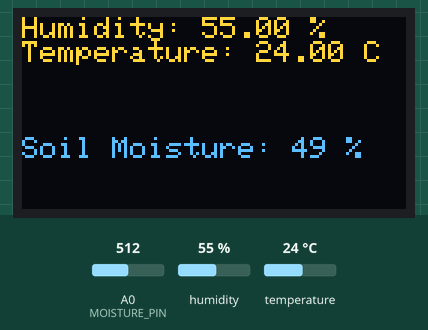
A sketch run on a simulated Arduino Uno, built with avr-gcc and run on an emulated ATmega328P. On the bench: 128×64 one-colour display. Inputs (shaded band) come from the test bench; at power-on: humidity 55 %, A0 (MOISTURE_PIN) = 512, temperature 24 °C. The OLED is the two-colour kind (top 16 rows yellow); what the sketch prints to the serial monitor is not drawn.

Above: at 4.7 s.
4.8 s: humidity set to 22 %
At 6.9 s:
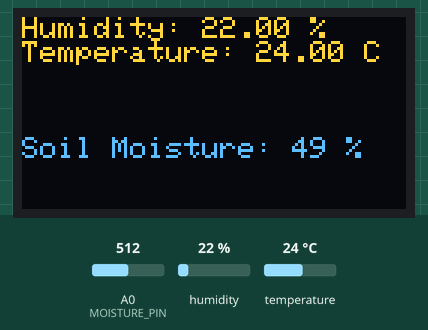
7.8 s: A0 (MOISTURE_PIN) set to 716
At 9.4 s:
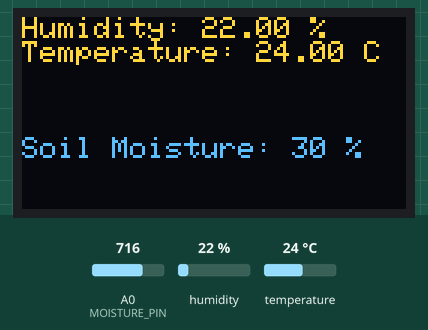
10.8 s: temperature set to 12 °C
At 13.1 s:
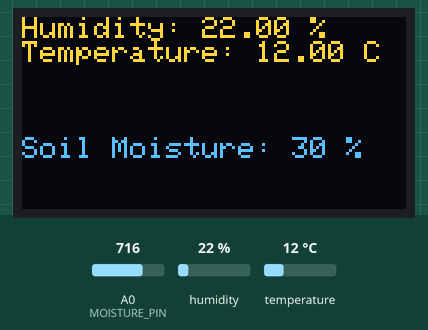
13.8 s: A0 (MOISTURE_PIN) set to 900
At 15.6 s:
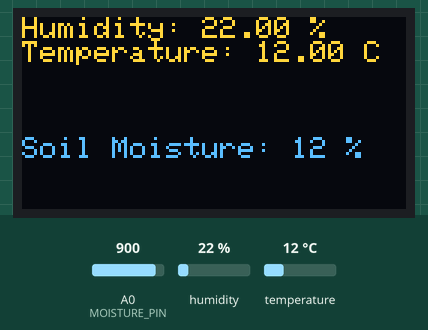
16.8 s: humidity set to 40 %
At 19.3 s:
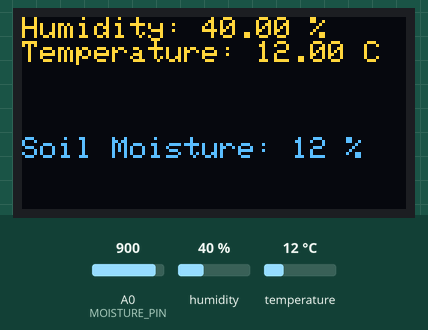
20.0 s: A0 (MOISTURE_PIN) set to 1023
At 21.7 s:
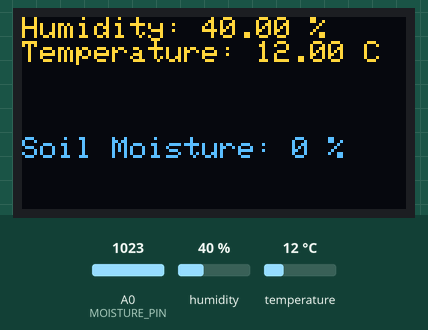
Timing chart, 0 to 23.2 s (numbered marks = the images above; inputs shaded):
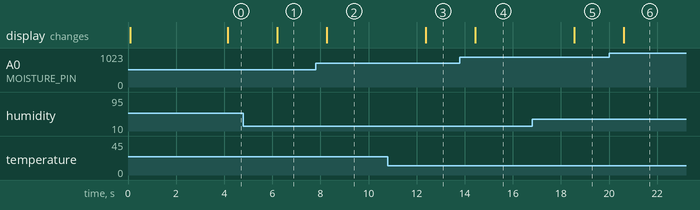

The sketch:

DHT11_SoilMoisture_OLED_Display.ino
```cpp
#include <SPI.h>
#include <Wire.h>
#include <Adafruit_GFX.h>
#include <Adafruit_SSD1306.h>
#include <DHT.h>

// Define the DHT sensor type and pin
#define DHTPIN 7      // Pin where the DHT11 is connected
#define DHTTYPE DHT11 // DHT11 sensor type

// Define OLED display size
#define SCREEN_WIDTH 128
#define SCREEN_HEIGHT 64

// Define the SPI pins for the OLED screen
#define OLED_MOSI    9  // Connect to D1 (SDA) on OLED
#define OLED_CLK     10 // Connect to D0 (SCL) on OLED
#define OLED_DC      11 // Connect to DC on OLED
#define OLED_CS      12 // Connect to CS on OLED
#define OLED_RESET   13 // Connect to RST on OLED

// Create instances for DHT and OLED display
DHT dht(DHTPIN, DHTTYPE);
Adafruit_SSD1306 display(SCREEN_WIDTH, SCREEN_HEIGHT, OLED_MOSI, OLED_CLK, OLED_DC, OLED_RESET, OLED_CS);

// Define the soil moisture sensor pin
#define MOISTURE_PIN A0 // Soil moisture sensor connected to pin A0

void setup() {
  // Start serial communication (optional for debugging)
  Serial.begin(9600);

  // Initialize the DHT sensor
  dht.begin();

  // Initialize the OLED display
  if (!display.begin(SSD1306_SWITCHCAPVCC, 0x3C)) { // Use 0x3C as the I2C address
    Serial.println(F("SSD1306 allocation failed"));
    for (;;);  // Halt if OLED initialization fails
  }

  // Clear the display buffer
  display.clearDisplay();
  display.display();

  // Display a startup message
  display.setTextSize(1);
  display.setTextColor(SSD1306_WHITE);
  display.setCursor(0, 0);
  display.println(F("DHT11 & Moisture"));
  display.println(F("Initializing..."));
  display.display();
  delay(2000); // Pause for 2 seconds
}

void loop() {
  // Wait a few seconds between measurements
  delay(2000);

  // Read humidity and temperature from the DHT sensor
  float humidity = dht.readHumidity();
  float temperature = dht.readTemperature();

  // Read soil moisture level
  int moistureLevel = analogRead(MOISTURE_PIN);
  // Map moisture level to a percentage (optional)
  int moisturePercentage = map(moistureLevel, 1023, 0, 0, 100); // 1023 = dry, 0 = wet

  // Clear the display buffer
  display.clearDisplay();

  // Check if the DHT readings are valid
  if (isnan(humidity) || isnan(temperature)) {
    display.setCursor(0, 0);
    display.println(F("Error reading from"));
    display.println(F("DHT sensor!"));
    display.display();
    Serial.println("Failed to read from DHT sensor!");
    return;
  }

  // Display the results on the OLED
  display.setTextSize(1);
  display.setTextColor(SSD1306_WHITE);
  display.setCursor(0, 0);

  // Display Humidity and Temperature
  display.print(F("Humidity: "));
  display.print(humidity);
  display.println(F(" %"));

  display.print(F("Temperature: "));
  display.print(temperature);
  display.println(F(" C"));

  // Display Soil Moisture
  display.setCursor(0, 40); // Move to the next line
  display.print(F("Soil Moisture: "));
  display.print(moisturePercentage);
  display.println(F(" %"));

  // Update the display with the new data
  display.display();

  // Optional: Print to Serial Monitor for debugging
  Serial.print("Humidity: ");
  Serial.print(humidity);
  Serial.print(" %\t");
  Serial.print("Temperature: ");
  Serial.print(temperature);
  Serial.print(" C\t");
  Serial.print("Moisture: ");
  Serial.print(moisturePercentage);
  Serial.println(" %");
}
```

Measured:
- after the input at 4.8 s, the display: changes after 1.4 s (image 1)
- after the input at 7.8 s, the display: changes after 0.46 s (image 2)
- after the input at 10.8 s, the display: changes after 1.6 s (image 3)
- after the input at 13.8 s, the display: changes after 0.63 s (image 4)
- after the input at 16.8 s, the display: changes after 1.7 s (image 5)
- after the input at 20.0 s, the display: changes after 0.61 s (image 6)
